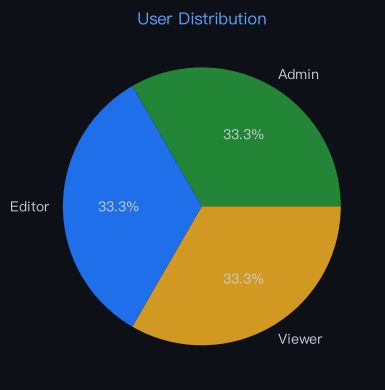

Python code for this plot:
import matplotlib
matplotlib.use('Agg')
import matplotlib.pyplot as plt
import matplotlib.font_manager as fm
import json

for f in fm.fontManager.ttflist:
    if 'PingFang' in f.name:
        plt.rcParams['font.family'] = f.name
        break
plt.rcParams['axes.unicode_minus'] = False

labels = ["Admin","Editor","Viewer"]
datasets = [{"label":"Users","data":[1,1,1]}]
chartType = "pie"

fig, ax = plt.subplots(figsize=(6, 4))
fig.patch.set_facecolor('#0d1117')
ax.set_facecolor('#161b22')
ax.tick_params(colors='#c9d1d9')

if chartType == 'pie':
    wedges, texts, autotexts = ax.pie(datasets[0]['data'], labels=labels, autopct='%1.1f%%',
        colors=['#238636','#1f6feb','#d29922','#f85149','#a371f7','#3fb950'],
        textprops={'color':'#c9d1d9'})
else:
    for ds in datasets:
        if chartType == 'bar':
            ax.bar(labels, ds['data'], label=ds['label'])
        elif chartType == 'line':
            ax.plot(labels, ds['data'], marker='o', label=ds['label'])
    ax.legend(facecolor='#161b22', edgecolor='#30363d', labelcolor='#c9d1d9')

ax.set_title("User Distribution", color='#58a6ff', fontsize=12)
plt.tight_layout()
plt.savefig("/Users/wisonzhu/projects/ag-ui-demo/.tmp/chart_mdgz4u.png", dpi=100, bbox_inches='tight', facecolor='#0d1117')
